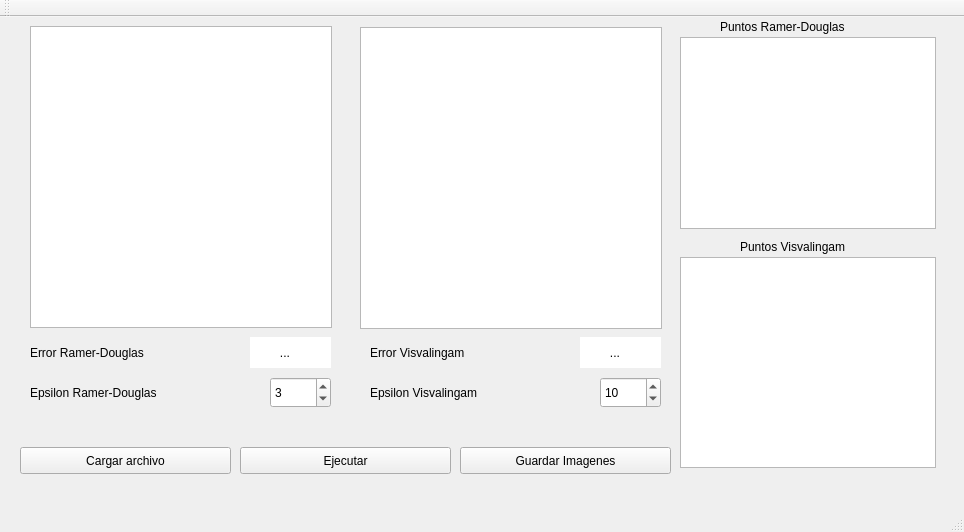
<?xml version="1.0" encoding="UTF-8"?>
<ui version="4.0">
 <class>MainWindow</class>
 <widget class="QMainWindow" name="MainWindow">
  <property name="geometry">
   <rect>
    <x>0</x>
    <y>0</y>
    <width>964</width>
    <height>532</height>
   </rect>
  </property>
  <property name="windowTitle">
   <string>MainWindow</string>
  </property>
  <property name="windowIcon">
   <iconset resource="resource.qrc">
    <normaloff>:/img/icono.ico</normaloff>:/img/icono.ico</iconset>
  </property>
  <widget class="QWidget" name="centralWidget">
   <widget class="QPushButton" name="pushButton">
    <property name="geometry">
     <rect>
      <x>20</x>
      <y>430</y>
      <width>211</width>
      <height>27</height>
     </rect>
    </property>
    <property name="text">
     <string>Cargar archivo</string>
    </property>
   </widget>
   <widget class="QSpinBox" name="spinBox">
    <property name="geometry">
     <rect>
      <x>270</x>
      <y>360</y>
      <width>61</width>
      <height>31</height>
     </rect>
    </property>
    <property name="maximum">
     <number>100</number>
    </property>
    <property name="singleStep">
     <number>1</number>
    </property>
    <property name="value">
     <number>3</number>
    </property>
   </widget>
   <widget class="QSpinBox" name="spinBox_2">
    <property name="geometry">
     <rect>
      <x>600</x>
      <y>360</y>
      <width>61</width>
      <height>31</height>
     </rect>
    </property>
    <property name="maximum">
     <number>100</number>
    </property>
    <property name="singleStep">
     <number>1</number>
    </property>
    <property name="value">
     <number>10</number>
    </property>
   </widget>
   <widget class="QLabel" name="label">
    <property name="geometry">
     <rect>
      <x>30</x>
      <y>360</y>
      <width>191</width>
      <height>31</height>
     </rect>
    </property>
    <property name="text">
     <string>Epsilon Ramer-Douglas</string>
    </property>
   </widget>
   <widget class="QLabel" name="label_2">
    <property name="geometry">
     <rect>
      <x>370</x>
      <y>360</y>
      <width>191</width>
      <height>31</height>
     </rect>
    </property>
    <property name="text">
     <string>Epsilon Visvalingam </string>
    </property>
   </widget>
   <widget class="QLabel" name="label_3">
    <property name="geometry">
     <rect>
      <x>370</x>
      <y>320</y>
      <width>191</width>
      <height>31</height>
     </rect>
    </property>
    <property name="text">
     <string>Error Visvalingam</string>
    </property>
   </widget>
   <widget class="QLabel" name="label_4">
    <property name="geometry">
     <rect>
      <x>30</x>
      <y>320</y>
      <width>191</width>
      <height>31</height>
     </rect>
    </property>
    <property name="text">
     <string>Error Ramer-Douglas</string>
    </property>
   </widget>
   <widget class="QLabel" name="label_5">
    <property name="geometry">
     <rect>
      <x>580</x>
      <y>320</y>
      <width>81</width>
      <height>31</height>
     </rect>
    </property>
    <property name="styleSheet">
     <string notr="true">background-color: rgb(255, 255, 255);</string>
    </property>
    <property name="text">
     <string>         ...</string>
    </property>
   </widget>
   <widget class="QLabel" name="label_6">
    <property name="geometry">
     <rect>
      <x>250</x>
      <y>320</y>
      <width>81</width>
      <height>31</height>
     </rect>
    </property>
    <property name="styleSheet">
     <string notr="true">background-color: rgb(255, 255, 255);</string>
    </property>
    <property name="text">
     <string>         ...</string>
    </property>
   </widget>
   <widget class="QGraphicsView" name="graphicsView_2">
    <property name="geometry">
     <rect>
      <x>360</x>
      <y>10</y>
      <width>302</width>
      <height>302</height>
     </rect>
    </property>
    <property name="styleSheet">
     <string notr="true">background-image: url(:/img/sk2.ico);</string>
    </property>
   </widget>
   <widget class="QPushButton" name="pushButton_2">
    <property name="geometry">
     <rect>
      <x>240</x>
      <y>430</y>
      <width>211</width>
      <height>27</height>
     </rect>
    </property>
    <property name="text">
     <string>Ejecutar</string>
    </property>
   </widget>
   <widget class="QPushButton" name="pushButton_3">
    <property name="geometry">
     <rect>
      <x>460</x>
      <y>430</y>
      <width>211</width>
      <height>27</height>
     </rect>
    </property>
    <property name="text">
     <string>Guardar Imagenes</string>
    </property>
   </widget>
   <widget class="QGraphicsView" name="graphicsView">
    <property name="geometry">
     <rect>
      <x>30</x>
      <y>9</y>
      <width>302</width>
      <height>302</height>
     </rect>
    </property>
    <property name="styleSheet">
     <string notr="true">background-image: url(:/img/sk2.jpeg);</string>
    </property>
   </widget>
   <widget class="QTextBrowser" name="textBrowser">
    <property name="geometry">
     <rect>
      <x>680</x>
      <y>240</y>
      <width>256</width>
      <height>211</height>
     </rect>
    </property>
    <property name="styleSheet">
     <string notr="true"/>
    </property>
   </widget>
   <widget class="QTextBrowser" name="textBrowser_2">
    <property name="geometry">
     <rect>
      <x>680</x>
      <y>20</y>
      <width>256</width>
      <height>192</height>
     </rect>
    </property>
    <property name="styleSheet">
     <string notr="true"/>
    </property>
   </widget>
   <widget class="QLabel" name="label_7">
    <property name="geometry">
     <rect>
      <x>740</x>
      <y>220</y>
      <width>161</width>
      <height>20</height>
     </rect>
    </property>
    <property name="text">
     <string>Puntos Visvalingam</string>
    </property>
   </widget>
   <widget class="QLabel" name="label_8">
    <property name="geometry">
     <rect>
      <x>720</x>
      <y>0</y>
      <width>161</width>
      <height>20</height>
     </rect>
    </property>
    <property name="text">
     <string>Puntos Ramer-Douglas </string>
    </property>
   </widget>
   <zorder>pushButton</zorder>
   <zorder>spinBox</zorder>
   <zorder>spinBox_2</zorder>
   <zorder>label</zorder>
   <zorder>label_2</zorder>
   <zorder>label_3</zorder>
   <zorder>label_4</zorder>
   <zorder>label_5</zorder>
   <zorder>label_6</zorder>
   <zorder>graphicsView_2</zorder>
   <zorder>graphicsView</zorder>
   <zorder>pushButton_2</zorder>
   <zorder>pushButton_3</zorder>
   <zorder>textBrowser</zorder>
   <zorder>textBrowser_2</zorder>
   <zorder>label_7</zorder>
   <zorder>label_8</zorder>
  </widget>
  <widget class="QMenuBar" name="menuBar">
   <property name="geometry">
    <rect>
     <x>0</x>
     <y>0</y>
     <width>964</width>
     <height>25</height>
    </rect>
   </property>
  </widget>
  <widget class="QToolBar" name="mainToolBar">
   <attribute name="toolBarArea">
    <enum>TopToolBarArea</enum>
   </attribute>
   <attribute name="toolBarBreak">
    <bool>false</bool>
   </attribute>
  </widget>
  <widget class="QStatusBar" name="statusBar"/>
 </widget>
 <layoutdefault spacing="6" margin="11"/>
 <resources>
  <include location="resource.qrc"/>
 </resources>
 <connections/>
</ui>
